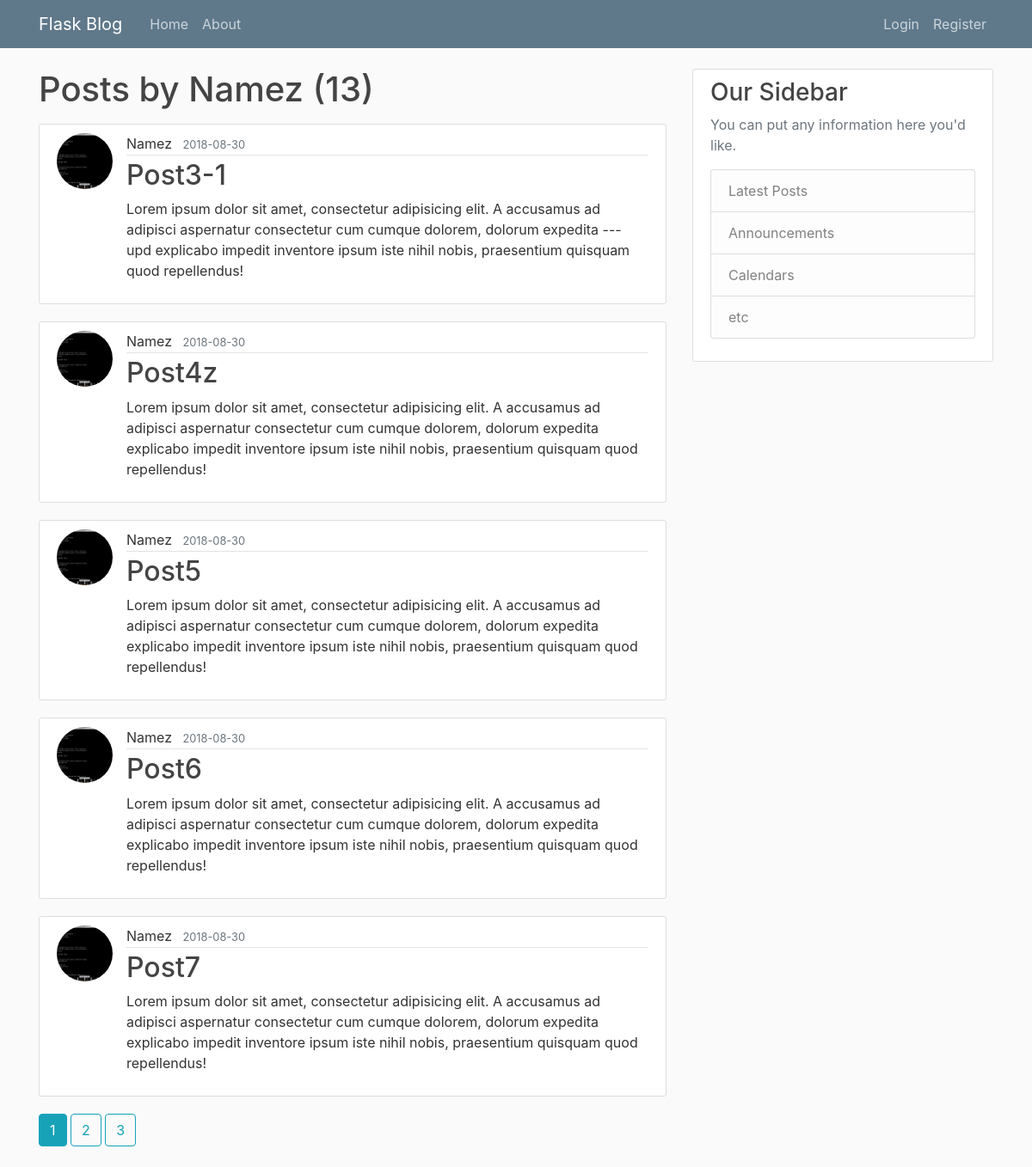
The page /user/Namez on the database its author committed.
### app/models.py (models this page shows, shortened)
class User(db.Model, UserMixin):
    id = db.Column(db.Integer, primary_key=True)
    username = db.Column(db.String(20), unique=True, nullable=False)
    email = db.Column(db.String(125), unique=True, nullable=False)
    image_file = db.Column(db.String(20), nullable=False, default='default.jpg')
    password = db.Column(db.String(60), nullable=False)
    posts = db.relationship('Post', backref='author', lazy=True)

class Post(db.Model):
    id = db.Column(db.Integer, primary_key=True)
    title = db.Column(db.String(100), nullable=False)
    date_posted = db.Column(db.DateTime, nullable=False, default=datetime.utcnow())
    content = db.Column(db.Text, nullable=False)
    user_id = db.Column(db.Integer, db.ForeignKey('user.id'), nullable=False)

### app/users/routes.py (the view)
@users.route("/user/<string:username>")
def user_posts(username):
    page = request.args.get('page', 1, type=int)
    user = User.query.filter_by(username=username).first_or_404()
    posts = Post.query.filter_by(author=user).order_by(Post.date_posted.desc()).paginate(page=page, per_page=5)
    return render_template('user_posts.html', posts=posts, user=user)

### app/templates/user_posts.html
{% extends "layout.html" %}
{% block content %}
    <h1 class="mb-3">Posts by {{ user.username }} ({{ posts.total }})</h1>
    {% for post in posts.items %}
        <article class="media content-section">
            <img class="rounded-circle article-img"
                 src="{{ url_for('static', filename='profile_pics/' + post.author.image_file) }}">
            <div class="media-body">
                <div class="article-metadata">
                    <a class="mr-2"
                       href="{{ url_for('users.user_posts', username=post.author.username) }}">{{ post.author.username }}</a>
                    <small class="text-muted">{{ post.date_posted.strftime('%Y-%m-%d') }}</small>
                </div>
                <h2><a class="article-title" href="{{ url_for('posts.post', post_id=post.id) }}">{{ post.title }}</a></h2>
                <p class="article-content">{{ post.content }}</p>
            </div>
        </article>
    {% endfor %}
    {% for page_num in posts.iter_pages(left_edge=1, right_edge=1, left_current=1, right_current=2) %}
        {% if page_num %}
            {% if posts.page == page_num %}
                <a class="btn btn-info mb-4"
                   href="{{ url_for('users.user_posts', username=user.username, page=page_num) }}">{{ page_num }}</a>
            {% else %}
                <a class="btn btn-outline-info mb-4"
                   href="{{ url_for('users.user_posts', username=user.username, page=page_num) }}">{{ page_num }}</a>
            {% endif %}
        {% else %}
            ...
        {% endif %}
    {% endfor %}
{% endblock content %}

### app/static/main.css (style rules this page uses)
body { background: #fafafa; color: #333333; margin-top: 5rem; }
h1, h2, h3, h4, h5, h6 { color: #444444; }
.content-section { background: #ffffff; padding: 10px 20px; border: 1px solid #dddddd; border-radius: 3px; margin-bottom: 20px; }
.article-title { color: #444444; }
.article-content { white-space: pre-line; }
.article-img { height: 65px; width: 65px; margin-right: 16px; }
.article-metadata { padding-bottom: 1px; margin-bottom: 4px; border-bottom: 1px solid #e3e3e3 }
a { color: inherit; }

### rows shown on the page
User: username "Namez"
Post: image_file (picture), author.username "Namez", date_posted "2018-08-30", title "Post3-1", content "Lorem ipsum dolor sit amet, consectetur adipisicing elit. A accusamus ad adipisci aspernatur consectetur cum cumque dolorem, dolorum expedita --- upd explicabo impedit inventore ipsum iste nihil nobis, praesentium quisquam quod repellendus!"
Post: image_file (picture), author.username "Namez", date_posted "2018-08-30", title "Post4z", content "Lorem ipsum dolor sit amet, consectetur adipisicing elit. A accusamus ad adipisci aspernatur consectetur cum cumque dolorem, dolorum expedita explicabo impedit inventore ipsum iste nihil nobis, praesentium quisquam quod repellendus!"
Post: image_file (picture), author.username "Namez", date_posted "2018-08-30", title "Post5", content "Lorem ipsum dolor sit amet, consectetur adipisicing elit. A accusamus ad adipisci aspernatur consectetur cum cumque dolorem, dolorum expedita explicabo impedit inventore ipsum iste nihil nobis, praesentium quisquam quod repellendus!"
Post: image_file (picture), author.username "Namez", date_posted "2018-08-30", title "Post6", content "Lorem ipsum dolor sit amet, consectetur adipisicing elit. A accusamus ad adipisci aspernatur consectetur cum cumque dolorem, dolorum expedita explicabo impedit inventore ipsum iste nihil nobis, praesentium quisquam quod repellendus!"
Post: image_file (picture), author.username "Namez", date_posted "2018-08-30", title "Post7", content "Lorem ipsum dolor sit amet, consectetur adipisicing elit. A accusamus ad adipisci aspernatur consectetur cum cumque dolorem, dolorum expedita explicabo impedit inventore ipsum iste nihil nobis, praesentium quisquam quod repellendus!"

### other values the page prints
{{ posts.total }} "13"
{{ page_num }} "1"
{{ page_num }} "2" "3"
